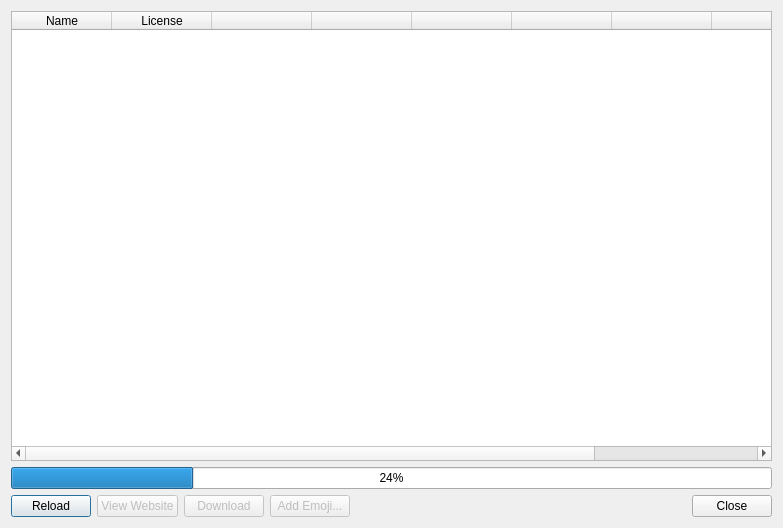
<?xml version="1.0" encoding="UTF-8"?>
<ui version="4.0">
 <class>EmojiSetDialog</class>
 <widget class="QDialog" name="EmojiSetDialog">
  <property name="geometry">
   <rect>
    <x>0</x>
    <y>0</y>
    <width>783</width>
    <height>528</height>
   </rect>
  </property>
  <property name="windowTitle">
   <string>Emoji Set</string>
  </property>
  <property name="windowIcon">
   <iconset theme="face-smile">
    <normaloff>.</normaloff>.</iconset>
  </property>
  <layout class="QVBoxLayout" name="verticalLayout">
   <item>
    <widget class="QTableWidget" name="emoji_set_view">
     <property name="selectionMode">
      <enum>QAbstractItemView::SingleSelection</enum>
     </property>
     <property name="selectionBehavior">
      <enum>QAbstractItemView::SelectRows</enum>
     </property>
     <property name="iconSize">
      <size>
       <width>72</width>
       <height>72</height>
      </size>
     </property>
     <property name="showGrid">
      <bool>false</bool>
     </property>
     <column>
      <property name="text">
       <string>Name</string>
      </property>
     </column>
     <column>
      <property name="text">
       <string>License</string>
      </property>
     </column>
     <column>
      <property name="text">
       <string/>
      </property>
     </column>
     <column>
      <property name="text">
       <string/>
      </property>
     </column>
     <column>
      <property name="text">
       <string/>
      </property>
     </column>
     <column>
      <property name="text">
       <string/>
      </property>
     </column>
     <column>
      <property name="text">
       <string/>
      </property>
     </column>
     <column>
      <property name="text">
       <string/>
      </property>
     </column>
     <column>
      <property name="text">
       <string>Downloaded</string>
      </property>
     </column>
    </widget>
   </item>
   <item>
    <widget class="QProgressBar" name="progress_bar">
     <property name="value">
      <number>24</number>
     </property>
    </widget>
   </item>
   <item>
    <layout class="QHBoxLayout" name="horizontalLayout">
     <item>
      <widget class="QPushButton" name="pushButton_2">
       <property name="text">
        <string>Reload</string>
       </property>
       <property name="icon">
        <iconset theme="view-refresh">
         <normaloff>.</normaloff>.</iconset>
       </property>
      </widget>
     </item>
     <item>
      <widget class="QPushButton" name="button_view_website">
       <property name="enabled">
        <bool>false</bool>
       </property>
       <property name="text">
        <string>View Website</string>
       </property>
       <property name="icon">
        <iconset theme="internet-web-browser">
         <normaloff>.</normaloff>.</iconset>
       </property>
      </widget>
     </item>
     <item>
      <widget class="QPushButton" name="button_download">
       <property name="enabled">
        <bool>false</bool>
       </property>
       <property name="text">
        <string>Download</string>
       </property>
       <property name="icon">
        <iconset theme="download">
         <normaloff>.</normaloff>.</iconset>
       </property>
      </widget>
     </item>
     <item>
      <widget class="QPushButton" name="button_add_emoji">
       <property name="enabled">
        <bool>false</bool>
       </property>
       <property name="text">
        <string>Add Emoji...</string>
       </property>
       <property name="icon">
        <iconset theme="smiley-add">
         <normaloff>.</normaloff>.</iconset>
       </property>
      </widget>
     </item>
     <item>
      <spacer name="horizontalSpacer">
       <property name="orientation">
        <enum>Qt::Horizontal</enum>
       </property>
       <property name="sizeHint" stdset="0">
        <size>
         <width>40</width>
         <height>20</height>
        </size>
       </property>
      </spacer>
     </item>
     <item>
      <widget class="QPushButton" name="pushButton_3">
       <property name="text">
        <string>Close</string>
       </property>
       <property name="icon">
        <iconset theme="dialog-close">
         <normaloff>.</normaloff>.</iconset>
       </property>
      </widget>
     </item>
    </layout>
   </item>
  </layout>
 </widget>
 <resources/>
 <connections>
  <connection>
   <sender>pushButton_3</sender>
   <signal>clicked()</signal>
   <receiver>EmojiSetDialog</receiver>
   <slot>reject()</slot>
   <hints>
    <hint type="sourcelabel">
     <x>751</x>
     <y>506</y>
    </hint>
    <hint type="destinationlabel">
     <x>788</x>
     <y>626</y>
    </hint>
   </hints>
  </connection>
  <connection>
   <sender>pushButton_2</sender>
   <signal>clicked()</signal>
   <receiver>EmojiSetDialog</receiver>
   <slot>reload_sets()</slot>
   <hints>
    <hint type="sourcelabel">
     <x>35</x>
     <y>498</y>
    </hint>
    <hint type="destinationlabel">
     <x>50</x>
     <y>613</y>
    </hint>
   </hints>
  </connection>
  <connection>
   <sender>button_view_website</sender>
   <signal>clicked()</signal>
   <receiver>EmojiSetDialog</receiver>
   <slot>view_website()</slot>
   <hints>
    <hint type="sourcelabel">
     <x>137</x>
     <y>496</y>
    </hint>
    <hint type="destinationlabel">
     <x>229</x>
     <y>655</y>
    </hint>
   </hints>
  </connection>
  <connection>
   <sender>emoji_set_view</sender>
   <signal>currentCellChanged(int,int,int,int)</signal>
   <receiver>EmojiSetDialog</receiver>
   <slot>set_selected(int)</slot>
   <hints>
    <hint type="sourcelabel">
     <x>196</x>
     <y>157</y>
    </hint>
    <hint type="destinationlabel">
     <x>424</x>
     <y>633</y>
    </hint>
   </hints>
  </connection>
  <connection>
   <sender>button_download</sender>
   <signal>clicked()</signal>
   <receiver>EmojiSetDialog</receiver>
   <slot>download_selected()</slot>
   <hints>
    <hint type="sourcelabel">
     <x>289</x>
     <y>502</y>
    </hint>
    <hint type="destinationlabel">
     <x>306</x>
     <y>688</y>
    </hint>
   </hints>
  </connection>
 </connections>
 <slots>
  <slot>reload_sets()</slot>
  <slot>view_website()</slot>
  <slot>set_selected(int)</slot>
  <slot>download_selected()</slot>
 </slots>
</ui>
